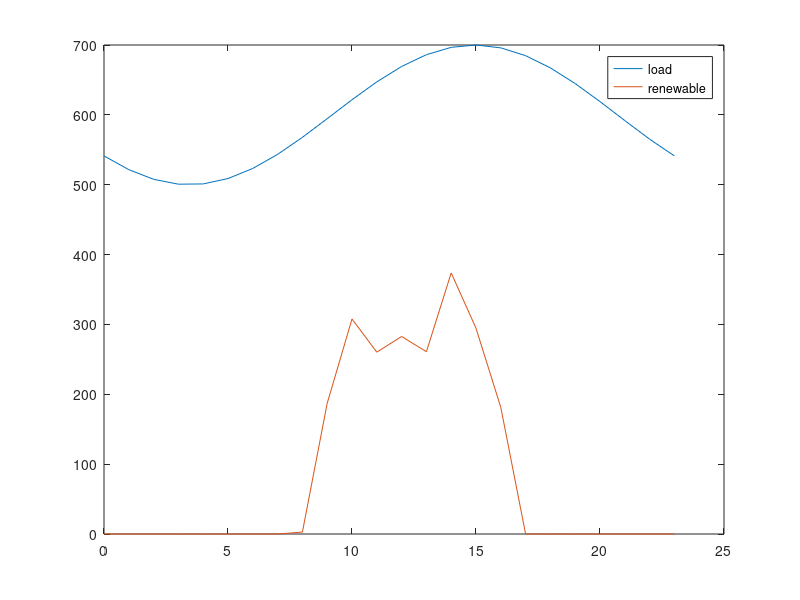

This figure's MATLAB source: (Note: this script raises an error after producing the figure.)
clear all

% Runs simulation for the lifetime of the battery

%% Tunables 

life=50400;
Endlife_cap = 0.5;
Starting_cap = 1;
Simu_interval = 720; % one month for degredation interval

ESCap = 20; % MW
ESallowed = 0.8;

k_dollar_coal = 2.37; % dollar/mmbtu, 2014: 2.37, 2017: 2.22
k_dollar_gas = 5.00; % dollar/mmbtu, 2014: 5.00, 2017: 3.67

%emissions factors
k_coal = 206*0.453592; % CO2 kg/mmbtu (0.453592 lbs to kg) 210
k_gas = 117*0.453592; % CO2 kg/mmbtu (0.453592 lbs to kg)
k_coal_nox = 0.227*0.453592;
k_gas_nox = 0.116*0.453592;
k_coal_so2 = 0.15713*0.453592; %0.16163
k_gas_so2 = 0.001*0.453592;

k_co2=[k_gas,k_coal,k_gas,k_gas]; % for heavy coal
k_nox=[k_gas_nox,k_coal_nox,k_gas_nox,k_gas_nox]; % for heavy coal
k_so2=[k_gas_so2,k_coal_so2,k_gas_so2,k_gas_so2]; % for heavy coal

k_dollar=[k_dollar_gas,k_dollar_coal,k_dollar_gas,k_dollar_gas]; % for heavy coal

Flag_wind=0; % 0 for no renewables 1 for renewables
Flag_solar=1;
t_vec = [0:23]';
load_profile = 100*sin(linspace(-0.8*pi,1.2*pi,length(t_vec)))+600;

%wind bellow
wind = Flag_wind*[141.1454209 164.3588944 117.67492 81.14462355 60.24906746 75.97386229 66.24155752 53.00033944 54.0897504 56.28039471 45.30936663 31.58459838 38.24235306 55.3985323 67.19698144 63.89313544 76.75370188 82.61862694 100.3076893 121.2392963 142.839525 148.6643123 161.1639311 145.8123442]; % wind
%solar bellow
solar = Flag_solar*[0 0 0 0 0 0 0 0 2.761714555 187.1547077 307.7808614 260.2846929 282.7520984 260.9285882 373.699438 294.5867518 181.2343721 0 0 0 0 0 0 0];

wind_profile=(wind+solar);

figure
plot(t_vec,load_profile,t_vec,wind_profile)
legend('load','renewable')
fname = 'C:/filepath';
saveas(gca, fullfile(fname,'load'),'fig');

%%
up_min_vec = [4,12,4.5,5];%  heavy coal [12,12,4,4] heavy gas [4,12,4,4]
down_min_vec = [4,12,4.5,5];%  heavy coal [12,12,4,4] heavy gas [4,12,4,4]

alpha_load = 0.03;
alpha_wind = 0.05;

mpc = loadcase('case_yl9bus');
baseMVA = mpc.baseMVA;

% Change line constraints
mpc.branch(:,6) = 1000*ones(size(mpc.branch,1),1);%#of rows,adding one to that and multiplying by 1000 then changing the rateA column to that value

% Change generator limits (ineq, linear)
mpc.gen(1:4,9:10) = [250,100;160,64;240,96;150,60]; % 80% gas, 20% coal another option [160,64;250,100;250,100;140,56] [160,64;275,110;275,110;90,36]

%(rows, columns)

%% Calculating coal cost curves
coef_Hunter_3 = [0.0144,21.077,9080,117483];  % Input/output curve, y(1000 Btu/h), x(MW)
x_Hunter = (10:1:100)';
y_Hunter = polyval(coef_Hunter_3,x_Hunter);

coef_Hunter_2 = polyfit(x_Hunter,y_Hunter,2);
y_Hunter_fit = polyval(coef_Hunter_2,x_Hunter);

coef_Hunter_cost = coef_Hunter_2*k_dollar_coal*10^(-3);
cost_Hunter = polyval(coef_Hunter_cost,x_Hunter);

Hunter_max = 100;

g2_max=mpc.gen(2,9);

g2_ratio=g2_max/Hunter_max;

g2_cost=[coef_Hunter_cost(1)/g2_ratio,coef_Hunter_cost(2),coef_Hunter_cost(3)*g2_ratio];

%% Calculating gas cost curves
coef_Moss_3 = [-0.0013,2.955,6561.2,662025];  % Input/output curve, y(1000 Btu/h), x(MW)
x_Moss = (10:10:750)'; % MW
y_Moss = polyval(coef_Moss_3,x_Moss); % 1000 Btu/h

coef_Moss_2 = polyfit(x_Moss,y_Moss,2); %fits a polynomial line of 2 degrees (Ax^2+Bx+C)
y_Moss_fit = polyval(coef_Moss_2,x_Moss); %uses the two polynominal line to create a new line

coef_Moss_cost = coef_Moss_2*k_dollar_gas*10^(-3);
cost_Moss = polyval(coef_Moss_cost,x_Moss);

Moss_max = 750;

g1_max=mpc.gen(1,9);
g3_max=mpc.gen(3,9);
g4_max=mpc.gen(4,9);

g1_ratio=g1_max/Moss_max;
g3_ratio=g3_max/Moss_max;
g4_ratio=g4_max/Moss_max;

g1_cost = [coef_Moss_cost(1)/g1_ratio,coef_Moss_cost(2),coef_Moss_cost(3)*g1_ratio];
g3_cost = [coef_Moss_cost(1)/g3_ratio,coef_Moss_cost(2),coef_Moss_cost(3)*g3_ratio];
g4_cost = [coef_Moss_cost(1)/g4_ratio,coef_Moss_cost(2),coef_Moss_cost(3)*g4_ratio];

%%
mpc.gencost(1,5:7) = g1_cost; 
mpc.gencost(2,5:7) = g2_cost;
mpc.gencost(3,5:7) = g3_cost;
mpc.gencost(4,5:7) = g4_cost;

%%
% Change reserve cost
Rcost = [5;10;4;4;5;10;4;4]*baseMVA; %heavy coal case

c_on = [3.99*mpc.gen(1,9)+3.67*mpc.gen(1,9)*k_dollar_gas;5.61*mpc.gen(2,9)+7.5*mpc.gen(2,9)*k_dollar_coal;
    3.99*mpc.gen(3,9)+3.67*mpc.gen(3,9)*k_dollar_gas;3.99*mpc.gen(4,9)+3.67*mpc.gen(4,9)*k_dollar_gas]; % $ per occurance

c_off = [3.99*mpc.gen(1,9);5.61*mpc.gen(2,9);3.99*mpc.gen(3,9);3.99*mpc.gen(4,9)]; % $ per occurance
c_rES = 0.1;

mileage = 7.364;
eff=1;
%Rinc=0.04;
%EOL_eff=1-(1-eff)*(Rinc+1);
eff_loss=0;%(eff-EOL_eff)/life*24*30; %13680 is the life of the battery

%% prepare

Current_cap = Starting_cap;
Current_t = 0;
tvec = [];
co2_vec = [];
so2_vec = [];
nox_vec = [];
cap_vec = [];
coal_vec=[];
gas_vec=[];
F_coal=[];
F_gas=[];
g1_nES=[];
g2_nES=[];
g3_nES=[];
g4_nES=[];
g1=[];
g2=[];
g3=[];
g4=[];
g1_vec=[];
g2_vec=[];
g3_vec=[];
g4_vec=[];
BaseLoad = 143+159+198; 

n_interval = length(t_vec);
n_generator = 4;
n_wind = 1;
n_reserve = 4;
n_ES = 1;
n_branch = 9;
n_bus = 9;

%% cost
cost_coef = mpc.gencost(1:4,5:7);
Q_gen = diag(cost_coef(:,1))*baseMVA^2; %making cost in 1st column of cost_coef into the diagonal of a 4x4
c_gen = cost_coef(:,2)*baseMVA;
c_gen_c = cost_coef(:,3);
c_reserve = Rcost(1:n_reserve)*2;

CrES = zeros(n_bus,1);
CrES(8,1) = 1; % the first one is 0.1 and the last is 1 

% power flow (eq, linear)
Bmatrix = zeros(n_bus,n_bus);
branch_info = mpc.branch;
for i = 1:n_branch
    ind_i = branch_info(i,1);
    ind_j = branch_info(i,2);
    bij = 1/branch_info(i,4);
    Bmatrix(ind_i,ind_j) = -bij;
    Bmatrix(ind_j,ind_i) = -bij;
end

Bmatrix = Bmatrix + diag(-sum(Bmatrix,2));

bus_info = mpc.bus;

Cg = zeros(n_bus,n_generator);
Cg(1,1) = 1;
Cg(2,2) = 1;
Cg(3,3) = 1;
Cg(6,4) = 1;

Cw = zeros(n_bus,n_wind);
Cw(8,1) = 1;

% generator limits (ineq, linear)
gen_limits = mpc.gen(1:4,9:10)/baseMVA;

% line constraints (ineq, linear)
Smax = mpc.branch(:,6)/baseMVA;

Bline = zeros(n_branch,n_branch);
for i = 1:n_branch
    ind_i = branch_info(i,1);
    ind_j = branch_info(i,2);
    bij = 1/branch_info(i,4);
    Bline(i,ind_i) = bij;
    Bline(i,ind_j) = -bij;
end

% prepare for cvx
Q_gen_cvx = [];
c_gen_cvx = [];
c_gen_c_cvx = [];
c_reserve_cvx = [];
c_on_cvx = [];
c_off_cvx = [];
c_rES_cvx = [];
Cg_cvx = [];
Cw_cvx = [];
CrES_cvx = [];
Bmatrix_cvx = [];
Sd_cvx = [];
gen_max_cvx = [];
gen_min_cvx = [];
wind_forecast_cvx = [];
Smax_cvx = [];
Bline_cvx = [];


for i = 1:n_interval %n_interval is 24 hours so large loop only runs for 1 day but deg. in code is for 1 month??
    
    % Change loads
    loadamp = load_profile(i)/BaseLoad;
    mpc.bus(:,3:4) = loadamp*bus_info(:,3:4);
    Sd =mpc.bus(:,3)/baseMVA;
    
    % Change generator bounds
    wind_forecast = wind_profile(i);
    mpc.gen(5,9:10) = [wind_forecast,0]; % wind
    
    % Matrices
    Q_gen_cvx = blkdiag(Q_gen_cvx,Q_gen);
    c_gen_cvx = [c_gen_cvx;c_gen];
    c_gen_c_cvx = [c_gen_c_cvx;c_gen_c];
    c_reserve_cvx = [c_reserve_cvx;c_reserve];
    c_on_cvx = [c_on_cvx;c_on];
    c_off_cvx = [c_off_cvx;c_off];
    c_rES_cvx = [c_rES_cvx;c_rES];
    
    Cg_cvx = blkdiag(Cg_cvx,Cg);
    Cw_cvx = blkdiag(Cw_cvx,Cw);
    CrES_cvx = blkdiag(CrES_cvx,CrES);
    Bmatrix_cvx = blkdiag(Bmatrix_cvx,Bmatrix);
    Sd_cvx = [Sd_cvx;Sd];
    
    gen_max_cvx = [gen_max_cvx;gen_limits(:,1)];
    gen_min_cvx = [gen_min_cvx;gen_limits(:,2)];
    wind_forecast_cvx = [wind_forecast_cvx;wind_forecast];
    
    Smax_cvx = [Smax_cvx;Smax];
    Bline_cvx = blkdiag(Bline_cvx,Bline);
    
end

cvx_begin

variables p(n_generator*n_interval) pw(n_wind*n_interval) theta(n_bus*n_interval) r(n_reserve*n_interval)
variable u(n_generator*n_interval) binary
variable v(n_generator*n_interval) binary
variable w(n_generator*n_interval) binary

minimize (quad_form(p,Q_gen_cvx) + c_gen_cvx'*p + c_reserve_cvx'*r + c_on_cvx'*v + c_off_cvx'*w + c_gen_c_cvx'*u)

subject to
-Cg_cvx*p - Cw_cvx*pw + Bmatrix_cvx*theta + Sd_cvx == 0
p + r <= gen_max_cvx.*u
p - r >= gen_min_cvx.*u
0 <= pw <= wind_forecast_cvx/baseMVA

for i = 1:n_interval
    theta_i = theta((i-1)*n_bus+1:i*n_bus);
    u_i = u((i-1)*n_generator+1:i*n_generator);
    -Smax <= Bline*theta((i-1)*n_bus+1:i*n_bus) <= Smax
    
    theta((i-1)*n_bus+1) == 0
    r_i = r((i-1)*n_reserve+1:i*n_reserve);
    r_demand_i = alpha_wind*pw(i)+alpha_load*load_profile(i)/baseMVA;
    sum(r_i) >= r_demand_i
end

r >= 0

u_0_length = max(max(up_min_vec),max(down_min_vec))+1;
u_0 = ones(n_generator*u_0_length,1); % assume all generator on in the previous period
u_extend = [u_0;u];

for k = 1:n_generator
    up_min = up_min_vec(k);
    down_min = down_min_vec(k);
    for i = 2:(n_interval+u_0_length)
        u_i = u_extend((i-1)*n_generator+k);
        u_iminus = u_extend((i-2)*n_generator+k);
        if (n_interval+u_0_length-i) >= down_min
            for j = 1:down_min-1
                u_j = u_extend((i-1+j)*n_generator+k);
                u_iminus - u_i + u_j <= 1
            end
        else
            for j = 1:(n_interval+u_0_length-i)
                u_j = u_extend((i-1+j)*n_generator+k);
                u_iminus - u_i + u_j <= 1
            end
        end
        if (n_interval+u_0_length-i) >= up_min
            for j = 1:up_min-1
                u_j = u_extend((i-1+j)*n_generator+k);
                -u_iminus + u_i - u_j <= 0
            end
        else
            for j = 1:(n_interval+u_0_length-i)
                u_j = u_extend((i-1+j)*n_generator+k);
                -u_iminus + u_i - u_j <= 0
            end
        end
    end
end

for i = 1:n_interval
    u_i = u((i-1)*n_generator+1:i*n_generator);
    if i == 1
        u_iminus = u_0(end-3:end);
    else
        u_iminus = u((i-2)*n_generator+1:(i-1)*n_generator);
    end
    v_i = v((i-1)*n_generator+1:i*n_generator);
    w_i = w((i-1)*n_generator+1:i*n_generator);
    -u_iminus + u_i - v_i <= 0
    u_iminus - u_i - w_i <= 0
end

cvx_end

p_noES = p;
pw_noES = pw;
r_noES = r;
u_noES = u;
v_noES = v;
w_noES = w;

d=1;

while Current_cap > Endlife_cap
    
    Current_t;
    
    if (Current_t) == 0
        Current_cap;
    else
        Current_cap = Starting_cap-(1-eff_BatteryDegrade_Xu(Current_t))
    end
    tvec = [tvec;Current_t];
    cap_vec = [cap_vec;Current_cap];
    Current_t = Current_t + Simu_interval %simulation interval needs to be converted from hours to days
    
    
    ESavailable = ESCap*Current_cap*ESallowed/2;
    maxES = ESavailable/baseMVA;
    
    
    %%
    
    clearvars p pw theta r u v w
    
    cvx_begin
    
    variables p(n_generator*n_interval) pw(n_wind*n_interval) theta(n_bus*n_interval) r(n_reserve*n_interval) rES(n_ES*n_interval)
    variable u(n_generator*n_interval) binary
    variable v(n_generator*n_interval) binary
    variable w(n_generator*n_interval) binary
    
    minimize (quad_form(p,Q_gen_cvx) + c_gen_cvx'*p + c_reserve_cvx'*r + c_on_cvx'*v + c_off_cvx'*w + c_rES_cvx'*rES + c_gen_c_cvx'*u)
    
    beta = mileage/24*(1-eff);
    eff=eff-eff_loss;
    
    subject to
    -Cg_cvx*p - Cw_cvx*pw + Bmatrix_cvx*theta + Sd_cvx + CrES_cvx*rES*beta == 0
    p + r <= gen_max_cvx.*u
    p - r >= gen_min_cvx.*u
    0 <= pw <= wind_forecast_cvx/baseMVA
    
    for i = 1:n_interval
        theta_i = theta((i-1)*n_bus+1:i*n_bus);
        u_i = u((i-1)*n_generator+1:i*n_generator);
        -Smax <= Bline*theta((i-1)*n_bus+1:i*n_bus) <= Smax
        
        theta((i-1)*n_bus+1) == 0
        r_i = r((i-1)*n_reserve+1:i*n_reserve);
        rES_i = rES((i-1)*n_ES+1:i*n_ES);
        r_demand_i = alpha_wind*pw(i)+alpha_load*load_profile(i)/baseMVA;
        sum(r_i) + sum(rES_i) >= r_demand_i
    end
    
    r >= 0
    0 <= rES <= maxES
    
    u_0_length = max(max(up_min_vec),max(down_min_vec))+1;
    u_0 = ones(n_generator*u_0_length,1); % assume all generator on in the previous period
    u_extend = [u_0;u];
    for k = 1:n_generator
        up_min = up_min_vec(k);
        down_min = down_min_vec(k);
        for i = 2:(n_interval+u_0_length)
            u_i = u_extend((i-1)*n_generator+k);
            u_iminus = u_extend((i-2)*n_generator+k);
            if (n_interval+u_0_length-i) >= down_min
                for j = 1:down_min-1
                    u_j = u_extend((i-1+j)*n_generator+k);
                    u_iminus - u_i + u_j <= 1
                end
            else
                for j = 1:(n_interval+u_0_length-i)
                    u_j = u_extend((i-1+j)*n_generator+k);
                    u_iminus - u_i + u_j <= 1;
                end
            end
            if (n_interval+u_0_length-i) >= up_min
                for j = 1:up_min-1
                    u_j = u_extend((i-1+j)*n_generator+k);
                    -u_iminus + u_i - u_j <= 0
                end
            else
                for j = 1:(n_interval+u_0_length-i)
                    u_j = u_extend((i-1+j)*n_generator+k);
                    -u_iminus + u_i - u_j <= 0
                end
            end
        end
    end
    
    for i = 1:n_interval
        u_i = u((i-1)*n_generator+1:i*n_generator);
        if i == 1
            u_iminus = u_0(end-3:end);
        else
            u_iminus = u((i-2)*n_generator+1:(i-1)*n_generator);
        end
        v_i = v((i-1)*n_generator+1:i*n_generator);
        w_i = w((i-1)*n_generator+1:i*n_generator);
        -u_iminus + u_i - v_i <= 0
        u_iminus - u_i - w_i <= 0
    end
    
    cvx_end
    
    
    for i = 1:n_interval
        
        p_i = p_noES((i-1)*n_generator+1:i*n_generator);
        p1_noES(i,1) = p_i(1);
        p2_noES(i,1) = p_i(2);
        p3_noES(i,1) = p_i(3);
        p4_noES(i,1) = p_i(4);
        
        u_i = u_noES((i-1)*n_generator+1:i*n_generator);
        u1_noES(i,1) = u_i(1);
        u2_noES(i,1) = u_i(2);
        u3_noES(i,1) = u_i(3);
        u4_noES(i,1) = u_i(4);
        
        r_i = r_noES((i-1)*n_generator+1:i*n_generator);
        r1_noES(i,1) = r_i(1);
        r2_noES(i,1) = r_i(2);
        r3_noES(i,1) = r_i(3);
        r4_noES(i,1) = r_i(4);
        
    end
    
    for i = 1:n_interval
        
        p_i = p((i-1)*n_generator+1:i*n_generator);
        p1(i,1) = p_i(1);
        p2(i,1) = p_i(2);
        p3(i,1) = p_i(3);
        p4(i,1) = p_i(4);
        
        u_i = u((i-1)*n_generator+1:i*n_generator);
        u1(i,1) = u_i(1);
        u2(i,1) = u_i(2);
        u3(i,1) = u_i(3);
        u4(i,1) = u_i(4);
        
        r_i = r((i-1)*n_generator+1:i*n_generator);
        r1(i,1) = r_i(1);
        r2(i,1) = r_i(2);
        r3(i,1) = r_i(3);
        r4(i,1) = r_i(4);
        
    end
    
    if (Current_t)==720
    figure 
    subplot(3,2,1)
    plot(t_vec,p1_noES*baseMVA,'-o',t_vec,p1*baseMVA,'--x','MarkerSize',3)
    hline = refline([0 100]);
    hline.Color='k';
    hline.LineStyle='--';
    hline = refline([0 250]);
    hline.Color='k';
    hline.LineStyle='--';
    legend('w/o ES','w ES','Location','northoutside','Orientation','Horizontal')
    xlim([0,23])
    
    ylabel('G1 MW (NG)')
    subplot(3,2,2)
    plot(t_vec,p2_noES*baseMVA,'-o',t_vec,p2*baseMVA,'--x','MarkerSize',3)
    hline = refline([0 64]);
    hline.Color='k';
    hline.LineStyle='--';
    hline = refline([0 160]);
    hline.Color='k';
    hline.LineStyle='--';
    xlim([0,23])

    ylabel('G2 MW (Coal)')
    subplot(3,2,3)
    plot(t_vec,p3_noES*baseMVA,'-o',t_vec,p3*baseMVA,'--x','MarkerSize',3)
    hline = refline([0 96]);
    hline.Color='k';
    hline.LineStyle='--';
    hline = refline([0 240]);
    hline.Color='k';
    hline.LineStyle='--';
    xlim([0,23])

    ylabel('G3 MW (NG)')
    subplot(3,2,4)
    plot(t_vec,p4_noES*baseMVA,'-o',t_vec,p4*baseMVA,'--x','MarkerSize',3)
    hline = refline([0 60]);
    hline.Color='k';
    hline.LineStyle='--';
    hline = refline([0 150]);
    hline.Color='k';
    hline.LineStyle='--';
    xlim([0,23])
    ylabel('G4 MW (NG)')
    
    subplot(3,2,5)
    plot(t_vec,pw_noES*baseMVA,'-o',t_vec,pw*baseMVA,'--x','MarkerSize',3)
    xlim([0,23])
    ylabel('Renewable MW')
    xlabel('Hours')
    saveas(gca, fullfile(fname,'Dispatch_Init'),'fig');

    figure %7
    subplot(3,2,1)
    plot(t_vec,r1_noES*baseMVA,'-o',t_vec,r1*baseMVA,'--x','MarkerSize',3)
    legend('w/o ES','w ES','Location','northoutside','Orientation','Horizontal')
    title('Reserve dispatch (MW)')
    xlim([0,23])
%     ylim([0,30])
    ylabel('G1 MW (NG)')
    subplot(3,2,2)
    plot(t_vec,r2_noES*baseMVA,'-o',t_vec,r2*baseMVA,'--x','MarkerSize',3)
    xlim([0,23])
%     ylim([0,30])
    ylabel('G2 MW (Coal)')
    subplot(3,2,3)
    plot(t_vec,r3_noES*baseMVA,'-o',t_vec,r3*baseMVA,'--x','MarkerSize',3)
    xlim([0,23])
%     ylim([0,30])
    ylabel('G3 MW (NG)')
    subplot(3,2,4)
    plot(t_vec,r4_noES*baseMVA,'-o',t_vec,r4*baseMVA,'--x','MarkerSize',3)
    xlim([0,23])
%     ylim([0,30])
    ylabel('G4 MW (NG)')
    subplot(3,2,5)
    plot(t_vec,zeros(length(t_vec),1),'-o',t_vec,rES*baseMVA,'--x','MarkerSize',3)
    xlim([0,23])
%     ylim([0,30])
    ylabel('Battery MW')
    xlabel('Hours')
    saveas(gca, fullfile(fname,'Reserves_Init'),'fig');
    end
    
    co2_total_noES = [];
    so2_total_noES = [];
    nox_total_noES = [];
    cost_p_noES = [];
    cost_r_noES = [];
    cost_total_noES = [];
    gen1=[];
    gen2=[];
    gen3=[];
    gen4=[];
    gen1_noES=[];
    gen2_noES=[];
    gen3_noES=[];
    gen4_noES=[];
    Fuel_coal_noES = [];
    Fuel_gas_noES = [];
    
    for i = 1:length(t_vec)
        
        p_1 = p1_noES(i)*baseMVA;
        p_2 = p2_noES(i)*baseMVA;
        p_3 = p3_noES(i)*baseMVA;
        p_4 = p4_noES(i)*baseMVA;
        
        gen1_nES(i)=p_1;
        gen2_nES(i)=p_2;
        gen3_nES(i)=p_3;
        gen4_nES(i)=p_4;
                
        cost_1 = polyval(mpc.gencost(1,5:7),p_1);
        cost_2 = polyval(mpc.gencost(2,5:7),p_2);
        cost_3 = polyval(mpc.gencost(3,5:7),p_3);
        cost_4 = polyval(mpc.gencost(4,5:7),p_4);
        
        cost_p_noES(i,1) = cost_1 + cost_2 + cost_3 + cost_4;
        
        r_i = r_noES((i-1)*n_reserve+1:i*n_reserve);
        cost_r_noES(i,1) = c_reserve'*r_i;
        
        cost_total_noES(i,1) = cost_p_noES(i,1) + cost_r_noES(i,1);
        
        Fuel1 = cost_1/k_dollar(1,1); %MMBtu
        Fuel2 = cost_2/k_dollar(1,2);
        Fuel3 = cost_3/k_dollar(1,3);
        Fuel4 = cost_4/k_dollar(1,4);
        
        co2_1 = cost_1/k_dollar(1,1)*k_co2(1,1);
        co2_2 = cost_2/k_dollar(1,2)*k_co2(1,2);
        co2_3 = cost_3/k_dollar(1,3)*k_co2(1,3);
        co2_4 = cost_4/k_dollar(1,4)*k_co2(1,4);
        
        so2_1 = cost_1/k_dollar(1,1)*k_so2(1,1);
        so2_2 = cost_2/k_dollar(1,2)*k_so2(1,2);
        so2_3 = cost_3/k_dollar(1,3)*k_so2(1,3);
        so2_4 = cost_4/k_dollar(1,4)*k_so2(1,4);
        
        nox_1 = cost_1/k_dollar(1,1)*k_nox(1,1);
        nox_2 = cost_2/k_dollar(1,2)*k_nox(1,2);
        nox_3 = cost_3/k_dollar(1,3)*k_nox(1,3);
        nox_4 = cost_4/k_dollar(1,4)*k_nox(1,4);
        
        if (p_1<1)
            Fuel1=0;
            co2_1=0;
            so2_1=0;
            nox_1=0;
        end
        if (p_2<1)
            Fuel2=0;
            co2_2=0;
            so2_2=0;
            nox_2=0;
        end
        if (p_3<1)
            Fuel3=0;
            co2_3=0;
            so2_3=0;
            nox_3=0;
        end
        if (p_4<1)
            Fuel4=0;
            co2_4=0;
            so2_4=0;
            nox_4=0;
        end
        
        co2_p = co2_1+co2_2+co2_3+co2_4;
        so2_p = so2_1+so2_2+so2_3+so2_4;
        nox_p = nox_1+nox_2+nox_3+nox_4;
        
        coal_p = Fuel2; % heavy coal
        gas_p = Fuel3 + Fuel4+Fuel1; % heavy coal
        
        co2_total_noES(i,1) = co2_p; %represents a day's worth of emissions
        so2_total_noES(i,1) = so2_p; %represents a day's worth of emissions
        nox_total_noES(i,1) = nox_p; %represents a day's worth of emissions
        Fuel_coal_noES(i,1) = coal_p;
        Fuel_gas_noES(i,1) = gas_p;
        Fuel_G1_noES(i,1) = Fuel1;
        Fuel_G2_noES(i,1) = Fuel2;
        Fuel_G3_noES(i,1) = Fuel3;
        Fuel_G4_noES(i,1) = Fuel4;
    end
    
    g1_nES(d)=sum(gen1_nES);
    g2_nES(d)=sum(gen2_nES);
    g3_nES(d)=sum(gen3_nES);
    g4_nES(d)=sum(gen4_nES);
    f1_nES(d)=sum(Fuel_G1_noES);
    f2_nES(d)=sum(Fuel_G2_noES);
    f3_nES(d)=sum(Fuel_G3_noES);
    f4_nES(d)=sum(Fuel_G4_noES);

    
    co2_total = [];
    so2_total = [];
    nox_total = [];
    cost_p = [];
    cost_r = [];
    cost_total = [];
    Fuel_coal = [];
    Fuel_gas = [];

    
    for i = 1:length(t_vec)
        
        p_1 = p1(i)*baseMVA;
        p_2 = p2(i)*baseMVA;
        p_3 = p3(i)*baseMVA;
        p_4 = p4(i)*baseMVA;
        
        gen1(i)=p_1;
        gen2(i)=p_2;
        gen3(i)=p_3;
        gen4(i)=p_4;
        
        cost_1 = polyval(mpc.gencost(1,5:7),p_1);
        cost_2 = polyval(mpc.gencost(2,5:7),p_2);
        cost_3 = polyval(mpc.gencost(3,5:7),p_3);
        cost_4 = polyval(mpc.gencost(4,5:7),p_4);
        
        cost_p(i,1) = cost_1 + cost_2 + cost_3 + cost_4;
        
        r_i = r((i-1)*n_reserve+1:i*n_reserve);
        cost_r(i,1) = c_reserve'*r_i;
        
        cost_total(i,1) = cost_p(i,1) + cost_r(i,1);
        
        co2_1 = cost_1/k_dollar(1,1)*k_co2(1,1);
        co2_2 = cost_2/k_dollar(1,2)*k_co2(1,2);
        co2_3 = cost_3/k_dollar(1,3)*k_co2(1,3);
        co2_4 = cost_4/k_dollar(1,4)*k_co2(1,4);
        
        so2_1 = cost_1/k_dollar(1,1)*k_so2(1,1);
        so2_2 = cost_2/k_dollar(1,2)*k_so2(1,2);
        so2_3 = cost_3/k_dollar(1,3)*k_so2(1,3);
        so2_4 = cost_4/k_dollar(1,4)*k_so2(1,4);
        
        nox_1 = cost_1/k_dollar(1,1)*k_nox(1,1);
        nox_2 = cost_2/k_dollar(1,2)*k_nox(1,2);
        nox_3 = cost_3/k_dollar(1,3)*k_nox(1,3);
        nox_4 = cost_4/k_dollar(1,4)*k_nox(1,4);
        
        Fuel1 = cost_1/k_dollar(1,1); %MMBtu
        Fuel2 = cost_2/k_dollar(1,2);
        Fuel3 = cost_3/k_dollar(1,3);
        Fuel4 = cost_4/k_dollar(1,4);
        
        if (p_1<1)
            Fuel1=0;
            co2_1=0;
            so2_1=0;
            nox_1=0;
        end
        if (p_2<1)
            Fuel2=0;
            co2_2=0;
            so2_2=0;
            nox_2=0;
        end
        if (p_3<1)
            Fuel3=0;
            co2_3=0;
            so2_3=0;
            nox_3=0;
        end
        if (p_4<1)
            Fuel4=0;
            co2_4=0;
            so2_4=0;
            nox_4=0;
        end
        
        co2_p = co2_1+co2_2+co2_3+co2_4;
        so2_p = so2_1+so2_2+so2_3+so2_4;
        nox_p = nox_1+nox_2+nox_3+nox_4;
        
        coal_p = Fuel2; % heavy coal
        gas_p = Fuel3 + Fuel4 + Fuel1; % heavy coal

        co2_total(i,1) = co2_p;
        so2_total(i,1) = so2_p;
        nox_total(i,1) = nox_p;
        Fuel_coal(i,1) = coal_p;
        Fuel_gas(i,1) = gas_p;
        Fuel_G1(i,1) = Fuel1;
        Fuel_G2(i,1) = Fuel2;
        Fuel_G3(i,1) = Fuel3;
        Fuel_G4(i,1) = Fuel4;
        
        
    end

    g1(d)=sum(gen1);
    g2(d)=sum(gen2);
    g3(d)=sum(gen3);
    g4(d)=sum(gen4);
    f1(d)=sum(Fuel_G1);
    f2(d)=sum(Fuel_G2);
    f3(d)=sum(Fuel_G3);
    f4(d)=sum(Fuel_G4);
    d=d+1;
   
    F_coal_delta = sum(Fuel_coal) - sum(Fuel_coal_noES); %total for one day in each month
    F_gas_delta = sum(Fuel_gas) - sum(Fuel_gas_noES); %total for one day in each month
    co2_delta = sum(co2_total) - sum(co2_total_noES);
    so2_delta = sum(so2_total) - sum(so2_total_noES);
    nox_delta = sum(nox_total) - sum(nox_total_noES);
    g1_delta=sum(g1)-sum(g1_nES);
    g2_delta=sum(g2)-sum(g2_nES);
    g3_delta=sum(g3)-sum(g3_nES);
    g4_delta = sum(g4)-sum(g4_nES);
    
    coal_vec = [coal_vec;F_coal_delta];
    gas_vec = [gas_vec;F_gas_delta];
    co2_vec = [co2_vec;co2_delta];
    so2_vec = [so2_vec;so2_delta];
    nox_vec = [nox_vec;nox_delta];% possitive if ES increased emissions
    g1_vec = [g1_vec;g1_delta];
    g2_vec = [g2_vec;g2_delta];
    g3_vec = [g3_vec;g3_delta];
    g4_vec = [g4_vec;g4_delta];

    curt_ES = sum(pw*baseMVA)/sum(wind_profile)
    curt_noES = sum(pw_noES*baseMVA)/sum(wind_profile)

if (Current_t)==720
    figure 
    subplot(2,2,1)
    plot(t_vec,Fuel_G1_noES,'-o',t_vec,Fuel_G1,'--x','MarkerSize',3)
    legend('w/o ES','w ES','Location','northoutside','Orientation','Horizontal')
    title('Fuel (MMBtu)')
    xlim([0,23])
    ylabel('G1 MMBtu (Coal)')
    
    subplot(2,2,2)
    plot(t_vec,Fuel_G2_noES,'-o',t_vec,Fuel_G2,'--x','MarkerSize',3)
    xlim([0,23])
    ylabel('G2 MMBtu (Coal)')
    
    subplot(2,2,3)
    plot(t_vec,Fuel_G3_noES,'-o',t_vec,Fuel_G3,'--x','MarkerSize',3)
    xlim([0,23])
    ylabel('G3 MMBtu (NG)')
    
    subplot(2,2,4)
    plot(t_vec,Fuel_G4_noES,'-o',t_vec,Fuel_G4,'--x','MarkerSize',3)
    xlim([0,23])
    ylabel('G4 MMBtu (NG)')
    saveas(gca, fullfile(fname,'Fuel_Init'),'fig');
    end
end
%%

    figure 
    subplot(3,2,1)
    plot(t_vec,p1_noES*baseMVA,'-o',t_vec,p1*baseMVA,'--x','MarkerSize',3)
    legend('w/o ES','w ES','Location','northoutside','Orientation','Horizontal')
    title('Generator dispatch (MW)')
    hline = refline([0 100]);
    hline.Color='k';
    hline.LineStyle='--';
    hline = refline([0 250]);
    hline.Color='k';
    hline.LineStyle='--';
    xlim([0,23])
    ylabel('G1 MW (NG)')
    
    subplot(3,2,2)
    plot(t_vec,p2_noES*baseMVA,'-o',t_vec,p2*baseMVA,'--x','MarkerSize',3)
    hline = refline([0 64]);
    hline.Color='k';
    hline.LineStyle='--';
    hline = refline([0 160]);
    hline.Color='k';
    hline.LineStyle='--';
    xlim([0,23])
    ylabel('G2 MW (Coal)')
    
    subplot(3,2,3)
    plot(t_vec,p3_noES*baseMVA,'-o',t_vec,p3*baseMVA,'--x','MarkerSize',3)
    hline = refline([0 96]);
    hline.Color='k';
    hline.LineStyle='--';
    hline = refline([0 240]);
    hline.Color='k';
    hline.LineStyle='--';
    xlim([0,23])
    ylabel('G3 MW (NG)')
    xlabel('Hours')
    
    subplot(3,2,4)
    plot(t_vec,p4_noES*baseMVA,'-o',t_vec,p4*baseMVA,'--x','MarkerSize',3)
    hline = refline([0 60]);
    hline.Color='k';
    hline.LineStyle='--';
    hline = refline([0 150]);
    hline.Color='k';
    hline.LineStyle='--';
    xlim([0,23])
    ylabel('G4 MW (NG)')
    xlabel('Hours')
    
    subplot(3,2,5)
    plot(t_vec,pw_noES*baseMVA,'-o',t_vec,pw*baseMVA,'--x','MarkerSize',3)
    xlim([0,23])
    ylabel('Renewable MW')
    xlabel('Hours')
    saveas(gca, fullfile(fname,'Dispatch_Final'),'fig');
    
    
    figure %7
    subplot(3,2,1)
    plot(t_vec,r1_noES*baseMVA,'-o',t_vec,r1*baseMVA,'--x','MarkerSize',3)
    legend('w/o ES','w ES','Location','northoutside','Orientation','Horizontal')
    title('Reserve dispatch (MW)')
    xlim([0,23])
    ylabel('G1 MW (NG)')
    
    subplot(3,2,2)
    plot(t_vec,r2_noES*baseMVA,'-o',t_vec,r2*baseMVA,'--x','MarkerSize',3)
    xlim([0,23])
    ylabel('G2 MW (Coal)')
    
    subplot(3,2,3)
    plot(t_vec,r3_noES*baseMVA,'-o',t_vec,r3*baseMVA,'--x','MarkerSize',3)
    xlim([0,23])
    ylabel('G3 MW (NG)')
    
    subplot(3,2,4)
    plot(t_vec,r4_noES*baseMVA,'-o',t_vec,r4*baseMVA,'--x','MarkerSize',3)
    xlim([0,23])
    ylabel('G4 MW (NG)')
    
    subplot(3,2,5)
    plot(t_vec,zeros(length(t_vec),1),'-o',t_vec,rES*baseMVA,'--x','MarkerSize',3)
    xlim([0,23])
    ylabel('Battery MW')
    xlabel('Hours')
    saveas(gca, fullfile(fname,'Reserves_Final'),'fig');
    
total_co2 = sum(30*co2_vec)%Simu_interval is 30*24
total_so2 = sum(30*so2_vec)
total_nox = sum(30*nox_vec)
total_coal = sum(30*coal_vec)
total_gas = sum(30*gas_vec)
total_coal_MW=30*(sum(g2_vec))
total_gas_MW=30*(sum(g3_vec)+sum(g4_vec)+sum(g1_vec))

label={'Eff_NG_S'};
impacts(1,:)=[total_co2,total_so2,total_nox,total_gas,total_coal,total_gas_MW,total_coal_MW];
xlswrite('impacts_Xu.xlsx',label,1,'A43')
xlswrite('impacts_Xu.xlsx',impacts,1,'B43')

%%
figure
plot(tvec,co2_vec,'-o') % tvec is in hours not days
xlabel('Hours')
ylabel('CO_2 (kg)')
saveas(gca, fullfile(fname,'CO2'),'fig');

figure
plot(tvec,coal_vec,'-o',tvec,gas_vec,'-o') % tvec is in hours not days
xlabel('Hours')
ylabel('Fuel (mmBtu)')
legend('Coal','Gas')
saveas(gca, fullfile(fname,'Fuel'),'fig');

figure
plot(tvec/24/30,g1,'-o',tvec/24/30,g2,'-o',tvec/24/30,g3,'-o',tvec/24/30,g4,'-o')
legend('g1','g2','g3','g4')
xlabel('Months')
ylabel('Generation (MWh)')
saveas(gca, fullfile(fname,'Gen_ES'),'fig');

figure
plot(tvec/24/30,g1_nES,'-o',tvec/24/30,g2_nES,'-o',tvec/24/30,g3_nES,'-o',tvec/24/30,g4_nES,'-o')
legend('g1_nES','g2_nES','g3_nES','g4_nES')
xlabel('Months')
ylabel('Generation (MWh)')
saveas(gca, fullfile(fname,'Gen_noES'),'fig');